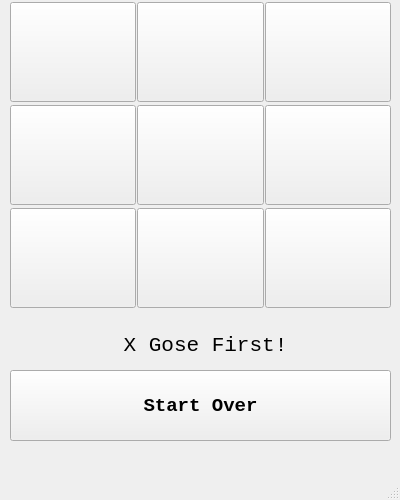
<?xml version="1.0" encoding="UTF-8"?>
<ui version="4.0">
 <class>MainWindow</class>
 <widget class="QMainWindow" name="MainWindow">
  <property name="geometry">
   <rect>
    <x>0</x>
    <y>0</y>
    <width>400</width>
    <height>500</height>
   </rect>
  </property>
  <property name="windowTitle">
   <string>MainWindow</string>
  </property>
  <widget class="QWidget" name="centralwidget">
   <widget class="QWidget" name="gridLayoutWidget">
    <property name="geometry">
     <rect>
      <x>10</x>
      <y>0</y>
      <width>381</width>
      <height>311</height>
     </rect>
    </property>
    <layout class="QGridLayout" name="gridLayout">
     <property name="spacing">
      <number>1</number>
     </property>
     <item row="2" column="0">
      <widget class="QPushButton" name="pushButton_3">
       <property name="sizePolicy">
        <sizepolicy hsizetype="Minimum" vsizetype="Fixed">
         <horstretch>100</horstretch>
         <verstretch>100</verstretch>
        </sizepolicy>
       </property>
       <property name="minimumSize">
        <size>
         <width>100</width>
         <height>100</height>
        </size>
       </property>
       <property name="font">
        <font>
         <family>Consolas</family>
         <pointsize>28</pointsize>
        </font>
       </property>
       <property name="text">
        <string/>
       </property>
      </widget>
     </item>
     <item row="1" column="0">
      <widget class="QPushButton" name="pushButton_2">
       <property name="sizePolicy">
        <sizepolicy hsizetype="Minimum" vsizetype="Fixed">
         <horstretch>100</horstretch>
         <verstretch>100</verstretch>
        </sizepolicy>
       </property>
       <property name="minimumSize">
        <size>
         <width>100</width>
         <height>100</height>
        </size>
       </property>
       <property name="font">
        <font>
         <family>Consolas</family>
         <pointsize>28</pointsize>
        </font>
       </property>
       <property name="text">
        <string/>
       </property>
      </widget>
     </item>
     <item row="0" column="1">
      <widget class="QPushButton" name="pushButton_4">
       <property name="sizePolicy">
        <sizepolicy hsizetype="Minimum" vsizetype="Fixed">
         <horstretch>100</horstretch>
         <verstretch>100</verstretch>
        </sizepolicy>
       </property>
       <property name="minimumSize">
        <size>
         <width>100</width>
         <height>100</height>
        </size>
       </property>
       <property name="font">
        <font>
         <family>Consolas</family>
         <pointsize>28</pointsize>
        </font>
       </property>
       <property name="text">
        <string/>
       </property>
      </widget>
     </item>
     <item row="0" column="0">
      <widget class="QPushButton" name="pushButton_1">
       <property name="sizePolicy">
        <sizepolicy hsizetype="Minimum" vsizetype="Fixed">
         <horstretch>100</horstretch>
         <verstretch>100</verstretch>
        </sizepolicy>
       </property>
       <property name="minimumSize">
        <size>
         <width>100</width>
         <height>100</height>
        </size>
       </property>
       <property name="font">
        <font>
         <family>Consolas</family>
         <pointsize>28</pointsize>
        </font>
       </property>
       <property name="text">
        <string/>
       </property>
      </widget>
     </item>
     <item row="1" column="1">
      <widget class="QPushButton" name="pushButton_5">
       <property name="sizePolicy">
        <sizepolicy hsizetype="Minimum" vsizetype="Fixed">
         <horstretch>100</horstretch>
         <verstretch>100</verstretch>
        </sizepolicy>
       </property>
       <property name="minimumSize">
        <size>
         <width>100</width>
         <height>100</height>
        </size>
       </property>
       <property name="font">
        <font>
         <family>Consolas</family>
         <pointsize>28</pointsize>
        </font>
       </property>
       <property name="text">
        <string/>
       </property>
      </widget>
     </item>
     <item row="2" column="1">
      <widget class="QPushButton" name="pushButton_6">
       <property name="sizePolicy">
        <sizepolicy hsizetype="Minimum" vsizetype="Fixed">
         <horstretch>100</horstretch>
         <verstretch>100</verstretch>
        </sizepolicy>
       </property>
       <property name="minimumSize">
        <size>
         <width>100</width>
         <height>100</height>
        </size>
       </property>
       <property name="font">
        <font>
         <family>Consolas</family>
         <pointsize>28</pointsize>
        </font>
       </property>
       <property name="text">
        <string/>
       </property>
      </widget>
     </item>
     <item row="0" column="2">
      <widget class="QPushButton" name="pushButton_7">
       <property name="sizePolicy">
        <sizepolicy hsizetype="Minimum" vsizetype="Fixed">
         <horstretch>100</horstretch>
         <verstretch>100</verstretch>
        </sizepolicy>
       </property>
       <property name="minimumSize">
        <size>
         <width>100</width>
         <height>100</height>
        </size>
       </property>
       <property name="font">
        <font>
         <family>Consolas</family>
         <pointsize>28</pointsize>
        </font>
       </property>
       <property name="text">
        <string/>
       </property>
      </widget>
     </item>
     <item row="1" column="2">
      <widget class="QPushButton" name="pushButton_8">
       <property name="sizePolicy">
        <sizepolicy hsizetype="Minimum" vsizetype="Fixed">
         <horstretch>100</horstretch>
         <verstretch>100</verstretch>
        </sizepolicy>
       </property>
       <property name="minimumSize">
        <size>
         <width>100</width>
         <height>100</height>
        </size>
       </property>
       <property name="font">
        <font>
         <family>Consolas</family>
         <pointsize>28</pointsize>
        </font>
       </property>
       <property name="text">
        <string/>
       </property>
      </widget>
     </item>
     <item row="2" column="2">
      <widget class="QPushButton" name="pushButton_9">
       <property name="sizePolicy">
        <sizepolicy hsizetype="Minimum" vsizetype="Fixed">
         <horstretch>100</horstretch>
         <verstretch>100</verstretch>
        </sizepolicy>
       </property>
       <property name="minimumSize">
        <size>
         <width>100</width>
         <height>100</height>
        </size>
       </property>
       <property name="font">
        <font>
         <family>Consolas</family>
         <pointsize>28</pointsize>
        </font>
       </property>
       <property name="text">
        <string/>
       </property>
      </widget>
     </item>
    </layout>
   </widget>
   <widget class="QPushButton" name="pushButton_10">
    <property name="geometry">
     <rect>
      <x>10</x>
      <y>370</y>
      <width>381</width>
      <height>71</height>
     </rect>
    </property>
    <property name="font">
     <font>
      <family>Consolas</family>
      <pointsize>14</pointsize>
      <weight>75</weight>
      <bold>true</bold>
     </font>
    </property>
    <property name="text">
     <string>Start Over</string>
    </property>
   </widget>
   <widget class="QLabel" name="label">
    <property name="geometry">
     <rect>
      <x>20</x>
      <y>330</y>
      <width>371</width>
      <height>31</height>
     </rect>
    </property>
    <property name="font">
     <font>
      <family>Consolas</family>
      <pointsize>16</pointsize>
     </font>
    </property>
    <property name="text">
     <string>X Gose First!</string>
    </property>
    <property name="alignment">
     <set>Qt::AlignCenter</set>
    </property>
   </widget>
  </widget>
  <widget class="QMenuBar" name="menubar">
   <property name="geometry">
    <rect>
     <x>0</x>
     <y>0</y>
     <width>400</width>
     <height>26</height>
    </rect>
   </property>
  </widget>
  <widget class="QStatusBar" name="statusbar"/>
 </widget>
 <resources/>
 <connections/>
</ui>
